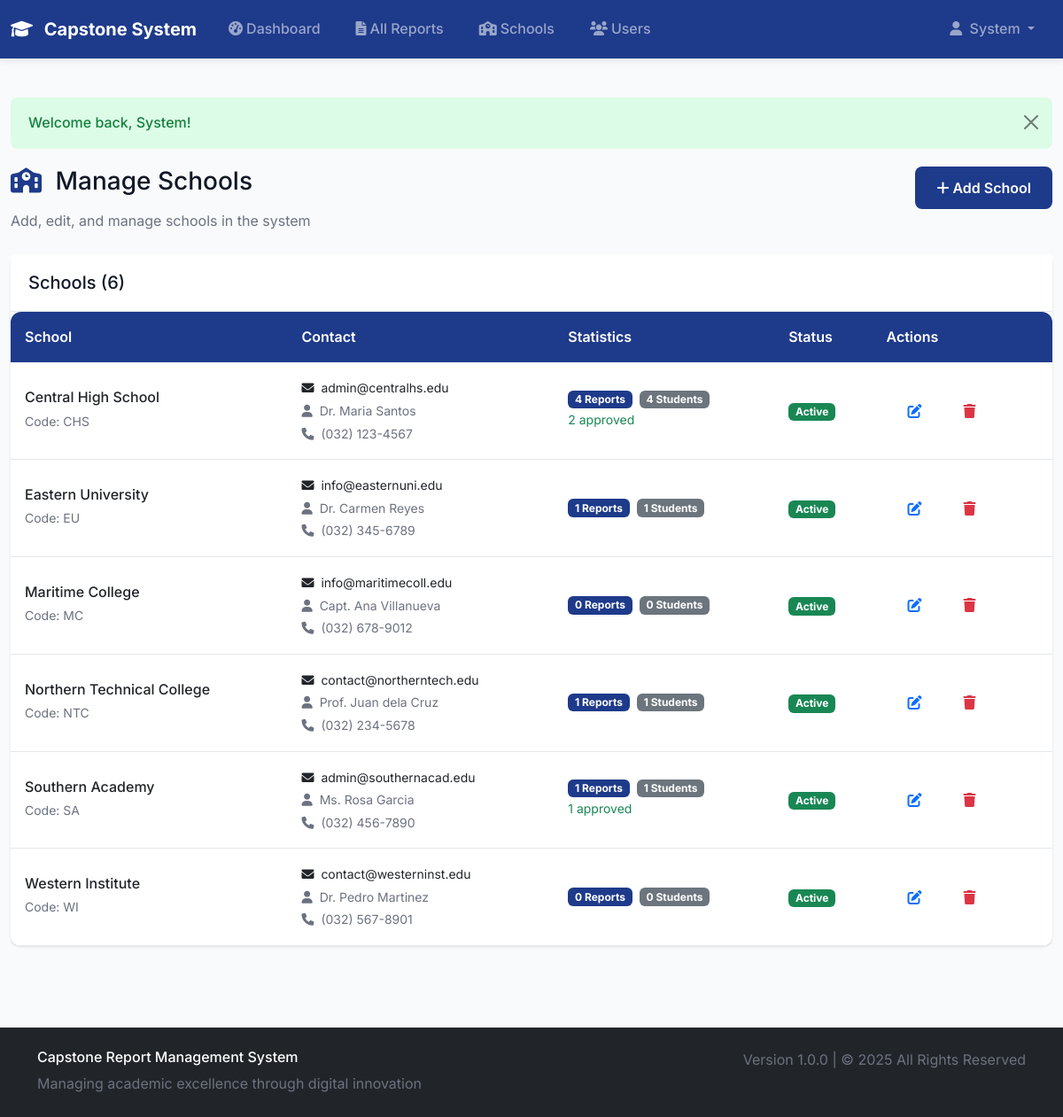
Page /admin/manage_schools.php (signed in) on the committed database.
### tables this page shows
CREATE TABLE schools (
    id INT AUTO_INCREMENT PRIMARY KEY,
    name VARCHAR(255) NOT NULL,
    code VARCHAR(50) UNIQUE NOT NULL,
    email VARCHAR(255) NOT NULL,
    password VARCHAR(255) NOT NULL,
    contact_person VARCHAR(255),
    phone VARCHAR(50),
    address TEXT,
    status ENUM('active', 'inactive') DEFAULT 'active',
    created_at TIMESTAMP DEFAULT CURRENT_TIMESTAMP
);

### config/config.php (called while the page is built, shortened)
<?php
require_once __DIR__ . '/database.php';
require_once __DIR__ . '/../includes/functions.php';
$db = new Database();
?>

### config/database.php (called while the page is built, shortened)
<?php
class Database {
    private $host = DB_HOST;
    private $username = DB_USERNAME;
    private $password = DB_PASSWORD;
    private $database = DB_NAME;
    private $connection;
    private function connect() {
        try {
            $this->connection = new PDO(
                "mysql:host={$this->host};dbname={$this->database};charset=utf8mb4",
                $this->username,
                $this->password,
                [
                    PDO::ATTR_ERRMODE => PDO::ERRMODE_EXCEPTION,
                    PDO::ATTR_DEFAULT_FETCH_MODE => PDO::FETCH_ASSOC,
                    PDO::ATTR_EMULATE_PREPARES => false
                ]
            );
        } catch (PDOException $e) {
            die("Database connection failed: " . $e->getMessage());
        }
    }
    public function query($sql, $params = []) {
        try {
            $stmt = $this->connection->prepare($sql);
            $stmt->execute($params);
            return $stmt;
        } catch (PDOException $e) {
            error_log("Database query error: " . $e->getMessage());
            return false;
        }
    }
    public function fetchAll($sql, $params = []) {
        $stmt = $this->query($sql, $params);
        return $stmt ? $stmt->fetchAll() : [];
    }
}
?>

### admin/manage_schools.php (the view, shortened to what this page needs)
<?php
require_once '../config/config.php';
$schools = $db->fetchAll(
    "SELECT s.*,
            COUNT(r.id) as report_count,
            COUNT(u.id) as student_count,
            SUM(CASE WHEN r.status = 'approved' THEN 1 ELSE 0 END) as approved_count
     FROM schools s
     LEFT JOIN reports r ON s.id = r.school_id
     LEFT JOIN users u ON s.id = u.school_id AND u.role = 'student'
     GROUP BY s.id
     ORDER BY s.name",
    []
);
require_once '../includes/header.php';
?>
<div class="row mb-4">
    <div class="col">
        <h1 class="h3 mb-3">
            <i class="fas fa-school text-primary me-2"></i>
            Manage Schools
        </h1>
        <p class="text-muted mb-0">Add, edit, and manage schools in the system</p>
    </div>
    <div class="col-auto">
        <button class="btn btn-primary" data-bs-toggle="modal" data-bs-target="#addSchoolModal">
            <i class="fas fa-plus me-1"></i>Add School
        </button>
    </div>
</div>
<div class="card">
    <div class="card-header">
        <h5 class="mb-0">Schools (<?php echo count($schools); ?>)</h5>
    </div>
    <div class="card-body p-0">
        <?php if (empty($schools)): ?>
            <div class="text-center py-5">
                <i class="fas fa-school fa-3x text-muted mb-3"></i>
                <h6 class="text-muted">No schools registered</h6>
                <p class="text-muted mb-3">Add the first school to get started</p>
                <button class="btn btn-primary" data-bs-toggle="modal" data-bs-target="#addSchoolModal">
                    <i class="fas fa-plus me-1"></i>Add School
                </button>
            </div>
        <?php else: ?>
            <div class="table-responsive">
                <table class="table table-hover mb-0">
                    <thead>
                        <tr>
                            <th>School</th>
                            <th>Contact</th>
                            <th>Statistics</th>
                            <th>Status</th>
                            <th>Actions</th>
                        </tr>
                    </thead>
                    <tbody>
                        <?php foreach ($schools as $school): ?>
                            <tr>
                                <td>
                                    <div>
                                        <h6 class="mb-1"><?php echo htmlspecialchars($school['name']); ?></h6>
                                        <small class="text-muted">
                                            Code: <?php echo htmlspecialchars($school['code']); ?>
                                        </small>
                                    </div>
                                </td>
                                <td>
                                    <div>
                                        <small>
                                            <i class="fas fa-envelope me-1"></i>
                                            <?php echo htmlspecialchars($school['email']); ?>
                                        </small>
                                        <?php if ($school['contact_person']): ?>
                                            <br>
                                            <small class="text-muted">
                                                <i class="fas fa-user me-1"></i>
                                                <?php echo htmlspecialchars($school['contact_person']); ?>
                                            </small>
                                        <?php endif; ?>
                                        <?php if ($school['phone']): ?>
                                            <br>
                                            <small class="text-muted">
                                                <i class="fas fa-phone me-1"></i>
                                                <?php echo htmlspecialchars($school['phone']); ?>
                                            </small>
                                        <?php endif; ?>
                                    </div>
                                </td>
                                <td>
                                    <div class="d-flex gap-2">
                                        <span class="badge bg-primary"><?php echo $school['report_count']; ?> Reports</span>
                                        <span class="badge bg-secondary"><?php echo $school['student_count']; ?> Students</span>
                                    </div>
                                    <?php if ($school['approved_count'] > 0): ?>
                                        <small class="text-success">
                                            <?php echo $school['approved_count']; ?> approved
                                        </small>
                                    <?php endif; ?>
                                </td>
                                <td>
                                    <span class="badge bg-<?php echo $school['status'] === 'active' ? 'success' : 'secondary'; ?>">
                                        <?php echo ucfirst($school['status']); ?>
                                    </span>
                                </td>
                                <td>
                                    <div class="btn-group btn-group-sm">
                                        <button class="btn btn-outline-primary" onclick="editSchool(<?php echo htmlspecialchars(json_encode($school)); ?>)">
                                            <i class="fas fa-edit"></i>
                                        </button>
                                        <button class="btn btn-outline-danger" onclick="deleteSchool(<?php echo $school['id']; ?>, '<?php echo htmlspecialchars($school['name']); ?>')">
                                            <i class="fas fa-trash"></i>
                                        </button>
                                    </div>
                                </td>
                            </tr>
                        <?php endforeach; ?>
                    </tbody>
                </table>
            </div>
        <?php endif; ?>
    </div>
</div>
<?php require_once '../includes/footer.php'; ?>

### assets/css/style.css (style rules this page uses)
:root { --primary-color: #1E3A8A; --secondary-color: #059669; --background-color: #F9FAFB; --text-color: #111827; --accent-color: #7C3AED; --warning-color: #F59E0B; --light-gray: #E5E7EB; --medium-gray: #6B7280; --dark-gray: #374151; }
* { margin: 0; padding: 0; box-sizing: border-box; }
body { font-family: 'Inter', 'Source Sans Pro', -apple-system, BlinkMacSystemFont, sans-serif; background-color: var(--background-color); color: var(--text-color); line-height: 1.6; }
.bg-primary { background-color: var(--primary-color) !important; }
.text-primary { color: var(--primary-color) !important; }
.btn-primary { background-color: var(--primary-color); border-color: var(--primary-color); }
.card { border: none; border-radius: 12px; box-shadow: 0 1px 3px rgba(0, 0, 0, 0.1); margin-bottom: 20px; transition: all 0.3s ease; }
.card-header { background-color: white; border-bottom: 1px solid var(--light-gray); padding: 20px; font-weight: 600; color: var(--text-color); }
.card-body { padding: 20px; }
.table { background-color: white; border-radius: 12px; overflow: hidden; box-shadow: 0 1px 3px rgba(0, 0, 0, 0.1); }
.table thead th { background-color: var(--primary-color); color: white; font-weight: 600; padding: 16px; border: none; }
.table tbody td { padding: 16px; vertical-align: middle; border-bottom: 1px solid var(--light-gray); }
.btn { border-radius: 8px; padding: 12px 24px; font-weight: 600; font-size: 1rem; transition: all 0.3s ease; border: none; }
.text-muted { color: var(--medium-gray) !important; }

### rows in the picture
schools: name "Central High School", code "CHS", email "admin@centralhs.edu", contact_person "Dr. Maria Santos", phone "(032) 123-4567", report_count "4", student_count "4", approved_count "2", status "Active"
schools: name "Eastern University", code "EU", email "info@easternuni.edu", contact_person "Dr. Carmen Reyes", phone "(032) 345-6789", report_count "1", student_count "1", status "Active"
schools: name "Maritime College", code "MC", email "info@maritimecoll.edu", contact_person "Capt. Ana Villanueva", phone "(032) 678-9012", report_count "0", student_count "0", status "Active"
schools: name "Northern Technical College", code "NTC", email "contact@northerntech.edu", contact_person "Prof. Juan dela Cruz", phone "(032) 234-5678", report_count "1", student_count "1", status "Active"
schools: name "Southern Academy", code "SA", email "admin@southernacad.edu", contact_person "Ms. Rosa Garcia", phone "(032) 456-7890", report_count "1", student_count "1", approved_count "1", status "Active"
schools: name "Western Institute", code "WI", email "contact@westerninst.edu", contact_person "Dr. Pedro Martinez", phone "(032) 567-8901", report_count "0", student_count "0", status "Active"

### other values in the picture
$_SESSION['first_name'] "System"
$message "Welcome back, System!"
count($schools) "6"
APP_VERSION "1.0.0"
